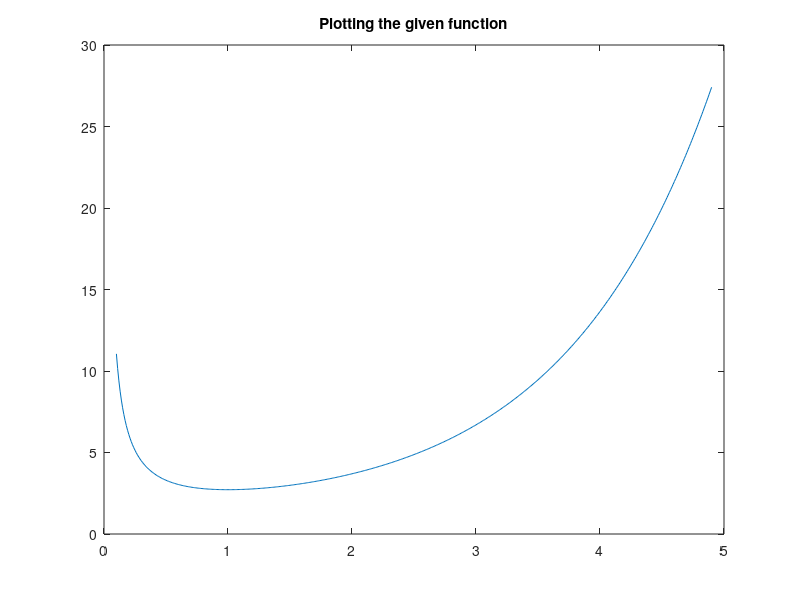

Recreate this plot in MATLAB. (Note: this script raises an error after producing the figure.)
fun = @(x) exp(x) ./ sqrt(x.^2);
Nmax = 20;

figure;
a = [0.1:0.01:4.9];
plot(a, fun(a));
title("Plotting the given function")

crct_val = integral(fun,1,4); %The exact value
% Initializing
estimate_val = zeros(4,1);

for i=2:Nmax
    % computing weights and points for evaluation for gauss quadrature
    [pts, wts] = get_wts_pts_for_gauss(1, 4, i);
    % calculating the estimated integral
    estimate_val(i-1) = double( gauss_int(fun,pts, wts) );
end

figure;
plot([2:Nmax], crct_val*ones(Nmax-1,1));
hold on;
plot([2:Nmax], estimate_val);
legend("Exact value (using integral())","Estimate value (using gauss quadrature)",'Location','SouthEast');
xlabel('No. of points of evaluation')
ylabel('Value')
title("Compare Gaussian Quadrature results with Integral results");
